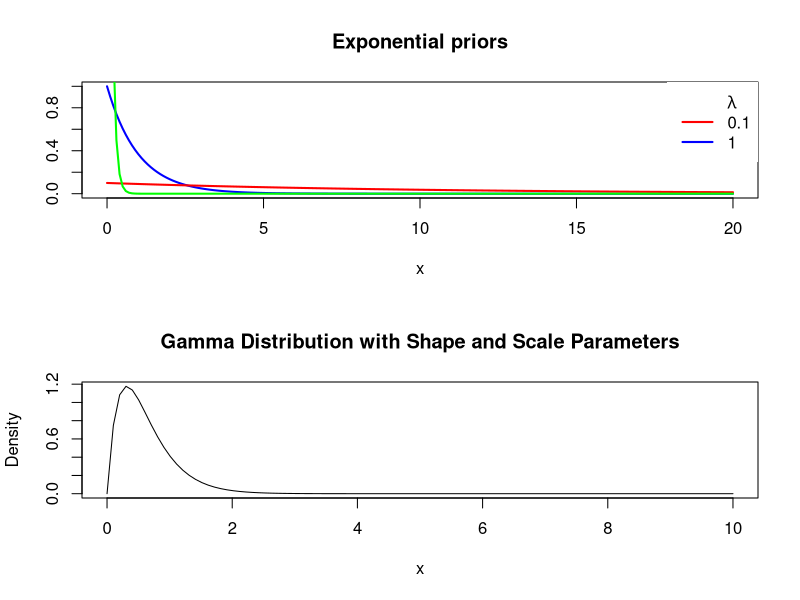

Reproduce this figure in R.
#INSPECT PRIOR PLOTS
par(mfrow = c(2,1))
#EXP
# Grid of X-axis values
x <- seq(0, 20, 0.1)

# lambda = 0.1
rate_1 = 1
rate_2 = 0.1
rate_3 = 10
plot(x, dexp(x, rate = rate_1), type = "l", ylab = "", lwd = 2, col = "blue",
     main = 'Exponential priors')
# lambda = 1
lines(x, dexp(x, rate = rate_2), col = "red", lty = 1, lwd = 2)
lines(x, dexp(x, rate = rate_3), col = "green", lty = 1, lwd = 2)

# Adding a legend
legend("topright", c(expression(paste(, lambda)), "0.1", "1"),
       lty = c(0, 1, 1), col = c("blue", "red"), box.lty = 0, lwd = 2)

#GAMMA
shape <- 2
mean <- 1.6 #1.6
scale <- shape * mean

# Generate x-values for the plot
x <- seq(0, 10, length = 100)

# Calculate the PDF values using dgamma()
pdf_values <- dgamma(x, shape, scale)

# Plot the gamma distribution
plot(x, pdf_values, type = "l", xlab = "x", ylab = "Density", main = "Gamma Distribution with Shape and Scale Parameters")
